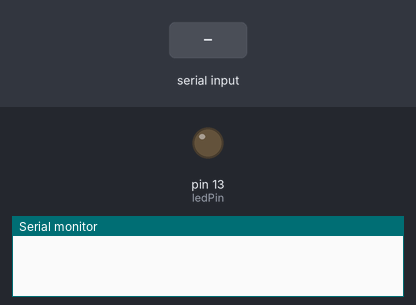
Recording of a sketch running on a simulated Arduino Uno, built with avr-gcc and run on an emulated ATmega328P. Parts: output pins drawn as LEDs (lit = HIGH), the last lines printed to the serial monitor. Inputs (shaded band) come from the test bench.

Above: at 1.2 s.
1.3 s: "flash" received over Serial
At 4.2 s:
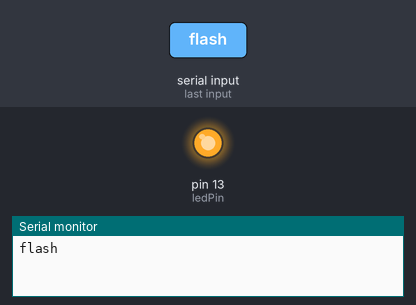
5.8 s: "off" received over Serial
At 6.7 s:
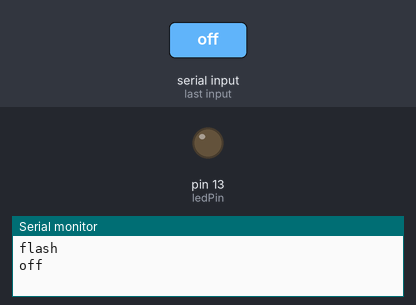
Timing chart, 0 to 8.8 s (numbered marks = the images above; inputs shaded):
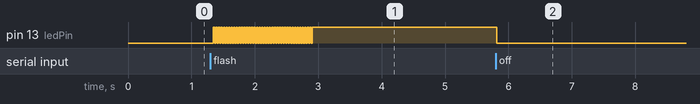

Measured:
- after the input at 1.3 s, pin 13 (ledPin): alternates HIGH for 0.02 s and LOW for 0.02 s, 79 changes in all, then stays HIGH, starting after 0.05 s
- after the input at 5.8 s, pin 13 (ledPin): HIGH → LOW at once

The sketch:

Bluetooth_with_Arduino.ino
```cpp
int ledPin = 13;
String readString;

void setup() {
  Serial.begin(9600);
  pinMode(ledPin, OUTPUT);
}

void loop() {
  while (Serial.available()) {
    delay(5);
    char c = Serial.read();
    readString += c;
  }
  if (readString.length() > 0) {
    Serial.println(readString);
    if (readString == "on")
    {
      digitalWrite(ledPin, HIGH);
    }
    if (readString == "off")
    {
      digitalWrite(ledPin, LOW);
    }

    if (readString == "flash")
    {
      for(int i=0 ; i<40 ; i++)
      {
        digitalWrite(ledPin, LOW);
        delay(20);
        digitalWrite(ledPin, HIGH);
        delay(20);
      }
    }
    readString="";
  }
}
```
